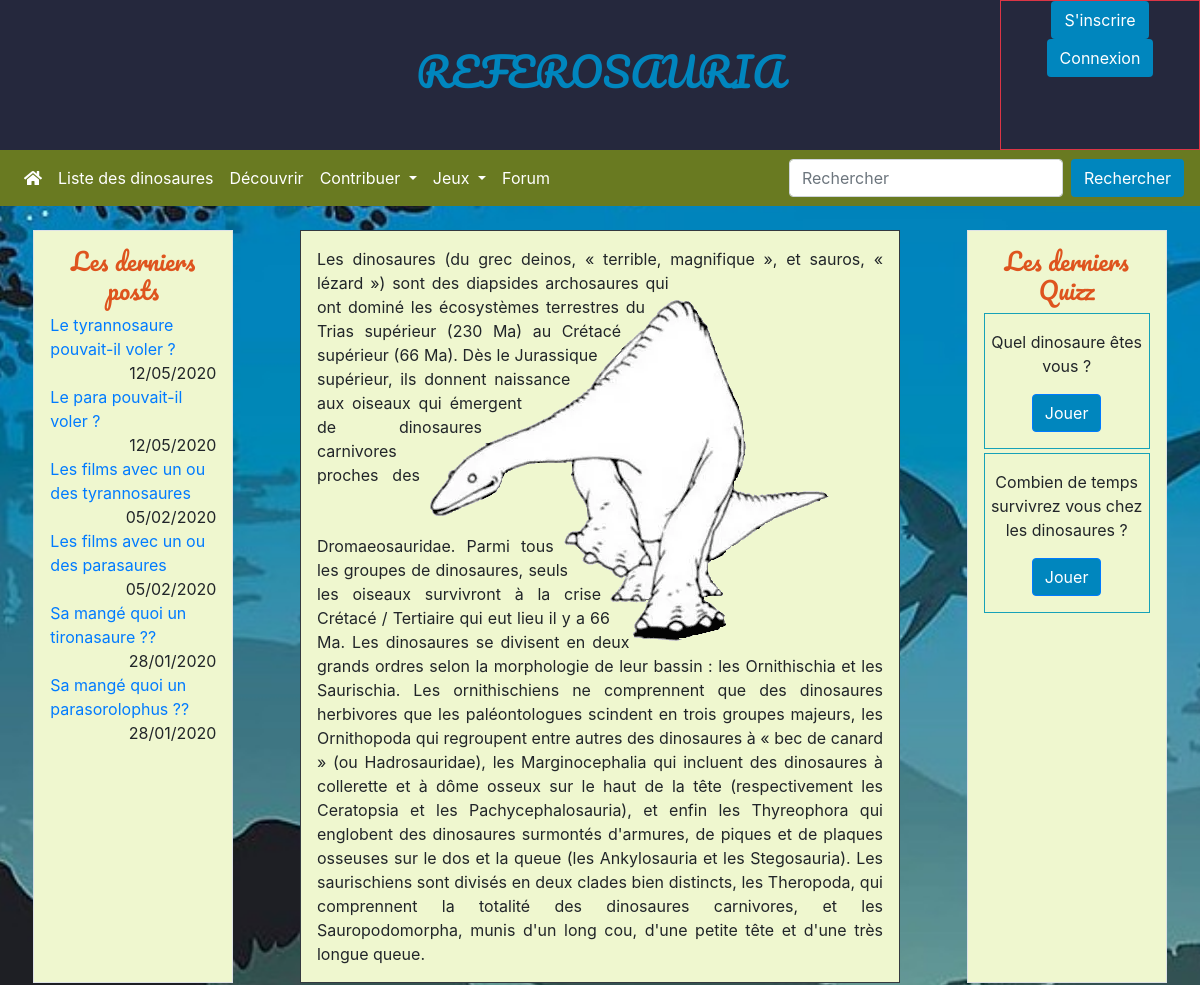
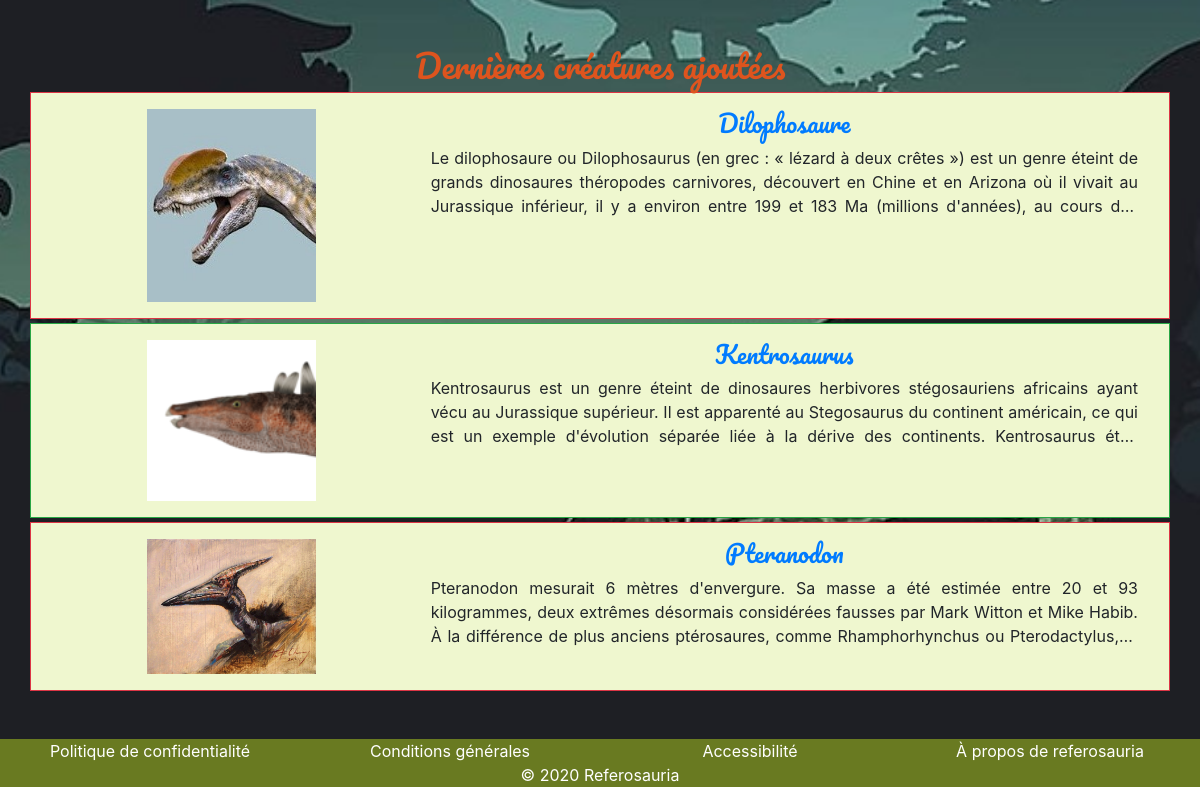
The page / on the database its author committed (2 pictures, top to bottom).
### tables this page shows
CREATE TABLE IF NOT EXISTS `r3f3r0_creatures` (
  `id` int(11) NOT NULL AUTO_INCREMENT,
  `name` varchar(255) NOT NULL,
  `addDate` date DEFAULT NULL,
  `miniImage` varchar(255) DEFAULT '../assets/img/miniImgDefault.png',
  `mainImage` varchar(255) NOT NULL,
  `detailImage` varchar(255) DEFAULT NULL,
  `description` text NOT NULL,
  `discovery` text DEFAULT NULL,
  `etymology` text DEFAULT NULL,
  `paleobiology` text DEFAULT NULL,
  `minWidth` float DEFAULT NULL,
  `maxWidth` float DEFAULT NULL,
  `minHeight` float DEFAULT NULL,
  `maxHeight` float DEFAULT NULL,
  `minWeight` float DEFAULT NULL,
  `maxWeight` float DEFAULT NULL,
  `predatory` varchar(50) DEFAULT 'Aucun',
  `id_r3f3r0_categories` int(11) DEFAULT NULL,
  `id_r3f3r0_period` int(11) DEFAULT NULL,
  `id_r3f3r0_discoverer` int(11) DEFAULT NULL,
  `id_r3f3r0_diet` int(11) DEFAULT NULL,
  `id_r3f3r0_environment` int(11) DEFAULT NULL,
  PRIMARY KEY (`id`),
  KEY `r3f3r0_creatures_r3f3r0_categories_FK` (`id_r3f3r0_categories`),
  KEY `r3f3r0_creatures_r3f3r0_period_FK` (`id_r3f3r0_period`) USING BTREE,
  KEY `	r3f3r0_creatures_r3f3r0_discoverer_FK` (`id_r3f3r0_discoverer`),
  KEY `	r3f3r0_creatures_r3f3r0_diet_FK` (`id_r3f3r0_diet`),
  KEY `r3f3r0_creatures_r3f3r0_environment_FK` (`id_r3f3r0_environment`) USING BTREE
);

### models/database.php (called while the page is built, shortened)
<?php
class database {
    private static $instance = NULL;
    public function __construct() {
        try {
            $this->db = new PDO('mysql:host=localhost;dbname=referosauria;charset=utf8', 'root', '');
        } catch (Exception $error) {
            die($error->getMessage());
        }
    }
    public static function getInstance() {
        if (is_null(self::$instance)) {
            self::$instance = new database();
        }
        return self::$instance->db;
    }
}
?>

### models/creatureModel.php (called while the page is built, shortened)
<?php
class creature
{
    private $db = NULL;
    public function __construct() {
        $this->db = database::getInstance();
        $this->db->setAttribute(PDO::ATTR_ERRMODE,PDO::ERRMODE_EXCEPTION);
    }
    public function getLatestCreatures(){
        $latestCreatureQuery = $this->db->query(
            'SELECT
                `crea`.`id`
                ,`id_r3f3r0_diet`
                ,`crea`.`name`
                ,`miniImage`
                ,`addDate`
                ,`description`
            FROM
                `r3f3r0_creatures` AS `crea`
            ORDER BY `addDate` DESC
            LIMIT 3
            ');
            return $latestCreatureQuery->fetchAll(PDO::FETCH_OBJ);
    }
}

### controllers/homeController.php (called while the page is built)
<?php
    $creature = new creature();
    $showLatestCreatureInfos = $creature->getLatestCreatures();

### index.php (the view, shortened to what this page needs)
<?php
include 'views/parts/header.php';
include 'models/database.php';
include 'models/creatureModel.php';
include 'controllers/homeController.php';
?>
<main>
    <section class="container-fluid mt-4">
        <div class="row justify-content-around">
            <div id="recentPostList" class="col-md-2 border divBackColor p-3">
                <p class="h4 text-center titleStyle">Les derniers posts</p>
                <ul>
                    <li><a href="#">Le tyrannosaure pouvait-il voler ?</a></li>
                    <li>12/05/2020</li>
                    <li><a href="#">Le para pouvait-il voler ?</a></li>
                    <li>12/05/2020</li>
                    <li><a href="#">Les films avec un ou des tyrannosaures</a></li>
                    <li>05/02/2020</li>
                    <li><a href="#">Les films avec un ou des parasaures</a></li>
                    <li>05/02/2020</li>
                    <li><a href="#">Sa mangé quoi un tironasaure ??</a></li>
                    <li>28/01/2020</li>
                    <li><a href="#">Sa mangé quoi un parasorolophus ??</a></li>
                    <li>28/01/2020</li>
                </ul>
            </div>
            <div class="col-md-6 border border-dark divBackColor p-3">
                    <p class="text-justify my-auto">
                    <img class="img-fluid gertie" src="assets/img/gertie.png" alt="gertie le dinosaure" title="Gertie le Dinosaure" />
                        Les dinosaures (du grec deinos, « terrible, magnifique », et sauros, « lézard ») sont des diapsides archosaures qui ont dominé les
                        écosystèmes
                        terrestres du
                        Trias supérieur (230 Ma) au Crétacé supérieur (66 Ma). Dès le Jurassique supérieur, ils donnent naissance aux oiseaux qui émergent de dinosaures carnivores proches des
                        Dromaeosauridae.
                        Parmi tous les groupes de dinosaures, seuls les oiseaux survivront à la crise Crétacé / Tertiaire qui eut lieu il y a 66 Ma. Les dinosaures se divisent en deux grands
                        ordres selon la morphologie de leur bassin : les Ornithischia et les Saurischia. Les ornithischiens ne comprennent que des dinosaures herbivores que les paléontologues
                        scindent en trois groupes majeurs, les Ornithopoda qui regroupent entre autres des dinosaures à « bec de canard » (ou Hadrosauridae), les Marginocephalia qui incluent des
                        dinosaures à collerette et à dôme osseux sur le haut de la tête (respectivement les Ceratopsia et les Pachycephalosauria), et enfin les Thyreophora qui englobent des
                        dinosaures surmontés d'armures, de piques et de plaques osseuses sur le dos et la queue (les Ankylosauria et les Stegosauria). Les saurischiens sont divisés en deux clades
                        bien distincts, les Theropoda, qui comprennent la totalité des dinosaures carnivores, et les Sauropodomorpha, munis d'un long cou, d'une petite tête et d'une très longue
                        queue.
                    </p>
            </div>
            <div class="col-md-2 text-center border divBackColor p-3">
                <p class="h4 titleStyle">Les derniers Quizz</p>
                <div class="border border-info my-1 py-3">
                    <p>Quel dinosaure êtes vous ?</p>
                    <button class="btn btn-primary">Jouer</button>
                </div>
                <div class="border border-info my-1 py-3">
                    <p>Combien de temps survivrez vous chez les dinosaures ?</p>
                    <button class="btn btn-primary">Jouer</button>
                </div>
            </div>
        </div>
    </section>
    <section class="container my-5">
        <h2 class="text-center titleStyle">Dernières créatures ajoutées</h2>
            <?php
                foreach ($showLatestCreatureInfos as $crea) { ?>
                    <div class="mt-1 p-3 row border <?= $crea->id_r3f3r0_diet == 1 ? 'border-danger' : ($crea->id_r3f3r0_diet == 3 ? 'border-primary' : 'border-success') ?> divBackColor">
                        <div class="col-md-4 text-center my-auto">
                            <img class="img-fluid" style="width: 50%" src="<?= $crea->miniImage ?>" alt="tête de <?= $crea->name ?>" title="<?= $crea->name ?>" />
                        </div>
                        <div class="col-md-8 text-justify">
                            <p class="h4 text-center creaName"><a href="index.php?content=creature&id=<?= $crea->id ?>"><?= $crea->name ?></a></p>
                            <p class="cutPara"><?= $crea->description ?></p>
                        </div>
                    </div>
            <?php } ?>
    </section>
</main>
<?php include 'views/parts/footer.php' ?>

### assets/css/style.css (style rules this page uses)
* { margin: 0; padding: 0; }
body { background-image: url('../img/bg.jpg'); background-position: top center; background-attachment:scroll; background-size: cover; }
.btn { background-color : #0086BE !important; color : white !important; }
.cutPara { overflow: hidden; display: -webkit-box; -webkit-line-clamp: 3; -webkit-box-orient: vertical; }
.creaName { color : #DE541E; font-family: 'Pacifico', cursive; }
.divBackColor { background-color: #EFF7CF; }
.titleStyle { color : #DE541E; font-family: 'Pacifico', cursive; }
#recentPostList li { list-style: none; }
#recentPostList li:nth-child(odd) { text-align: left; }
#recentPostList li:nth-child(even) { text-align: right; }
.gertie { float: right; padding: 50px; shape-outside: polygon(60.65% 33px, 70.86% 22.66%, 73.45% 28.89%, 74.52% 51.97%, 82.27% 49.92%, 91.32% 55.56%, 77.05% 64.17%, 68.57% 72.11%, 70.52% 79.05%, 71.93% 84.03%, 60.94% 89.08%, 50% 88.22%, 50.41% 80.43%, 44.65% 79.55%, 44.36% 73.73%, 38.74% 70.34%, 35.04% 65.14%, 38.72% 58.44%, 36.06% 51.51%, 27.93% 52.55%, 20.26% 59.63%, 12.59% 63.63%, 31px 55.56%, 23.94% 40.04%, 39.65% 31.27%); }

### rows shown on the page
r3f3r0_creatures: miniImage+name (picture), name "Dilophosaure", description "Le dilophosaure ou Dilophosaurus (en grec : « lézard à deux crêtes ») est un genre éteint de grands dinosaures théropodes carnivores, découvert en Chine et en Arizona où il vivait au Jurassique inférieur, il y a environ entre 199 et 183 Ma (millions d'années), au cours…"
r3f3r0_creatures: miniImage+name (picture), name "Kentrosaurus", description "Kentrosaurus est un genre éteint de dinosaures herbivores stégosauriens africains ayant vécu au Jurassique supérieur. Il est apparenté au Stegosaurus du continent américain, ce qui est un exemple d'évolution séparée liée à la dérive des continents. Kentrosaurus…"
r3f3r0_creatures: miniImage+name (picture), name "Pteranodon", description "Pteranodon mesurait 6 mètres d'envergure. Sa masse a été estimée entre 20 et 93 kilogrammes, deux extrêmes désormais considérées fausses par Mark Witton et Mike Habib. À la différence de plus anciens ptérosaures, comme Rhamphorhynchus ou Pterodactylus,…"
